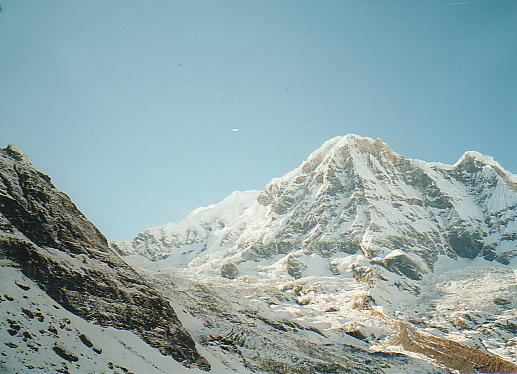
#> input picture AR/input_images/everest1.jpg, 517 x 374 px, found by its file name
$ python Test.py
#> lines starting #> are read from the running program, lines starting #| are printed output that depends on the picture
import cv2
import numpy as np

def cv_show(name,image):
    cv2.imshow(name,image)
    cv2.waitKey(0)
    cv2.destroyAllWindows

def detectAndDescribe(image):
        # 将彩色图片转换成灰度图
        gray = cv2.cvtColor(image, cv2.COLOR_BGR2GRAY)

        # 建立SIFT生成器
        descriptor = cv2.xfeatures2d.SIFT_create()
        # 检测SIFT特征点，并计算描述子
        (kps, features) = descriptor.detectAndCompute(image, None)

        # 将结果转换成NumPy数组
        kps = np.float32([kp.pt for kp in kps])

        # 返回特征点集，及对应的描述特征
        return (kps, features)

def matchKeypoints(kpsA, kpsB, featuresA, featuresB, ratio=0.75, reprojThresh=4.0):
        # 建立暴力匹配器
        matcher = cv2.BFMatcher()

        # 使用KNN检测来自A、B图的SIFT特征匹配对，K=2
        rawMatches = matcher.knnMatch(featuresA, featuresB, 2)

        matches = []
        for m in rawMatches:
            # 当最近距离跟次近距离的比值小于ratio值时，保留此匹配对
            if len(m) == 2 and m[0].distance < m[1].distance * ratio:
            # 存储两个点在featuresA, featuresB中的索引值
                matches.append((m[0].trainIdx, m[0].queryIdx))

        # 当筛选后的匹配对大于4时，计算视角变换矩阵
        if len(matches) > 4:
            # 获取匹配对的点坐标
            ptsA = np.float32([kpsA[i] for (_, i) in matches])
            ptsB = np.float32([kpsB[i] for (i, _) in matches])

            # 计算视角变换矩阵
            (H, status) = cv2.findHomography(ptsA, ptsB, cv2.RANSAC, reprojThresh)

            # 返回结果
            return (matches, H, status)

        # 如果匹配对小于4时，返回None
        return None

def drawMatches(imageA, imageB, kpsA, kpsB, matches, status):
        # 初始化可视化图片，将A、B图左右连接到一起
        (hA, wA) = imageA.shape[:2]
        (hB, wB) = imageB.shape[:2]
        vis = np.zeros((max(hA, hB), wA + wB, 3), dtype="uint8")
        vis[0:hA, 0:wA] = imageA
        vis[0:hB, wA:] = imageB

        # 联合遍历，画出匹配对
        for ((trainIdx, queryIdx), s) in zip(matches, status):
            # 当点对匹配成功时，画到可视化图上
            if s == 1:
                # 画出匹配对
                ptA = (int(kpsA[queryIdx][0]), int(kpsA[queryIdx][1]))
                ptB = (int(kpsB[trainIdx][0]) + wA, int(kpsB[trainIdx][1]))
                cv2.line(vis, ptA, ptB, (0, 255, 0), 1)

        # 返回可视化结果
        return vis
def stitch(imageA,imageB, ratio=0.75, reprojThresh=4.0,showMatches=True):
        #获取输入图片
        # (imageB, imageA) = images
        #检测A、B图片的SIFT关键特征点，并计算特征描述子
        (kpsA, featuresA) = detectAndDescribe(imageA)
        (kpsB, featuresB) = detectAndDescribe(imageB)

        # 匹配两张图片的所有特征点，返回匹配结果
        M = matchKeypoints(kpsA, kpsB, featuresA, featuresB, ratio, reprojThresh)

        # 如果返回结果为空，没有匹配成功的特征点，退出算法
        if M is None:
            return None

        # 否则，提取匹配结果
        # H是3x3视角变换矩阵
        (matches, H, status) = M
        # 将图片A进行视角变换，result是变换后图片
        result = cv2.warpPerspective(imageA, H, (imageA.shape[1] + imageB.shape[1], imageA.shape[0]))
        cv_show('result', result)
        # 将图片B传入result图片最左端
        result[0:imageB.shape[0], 0:imageB.shape[1]] = imageB
        cv_show('result', result)
        # 检测是否需要显示图片匹配
        if showMatches:
            # 生成匹配图片
            vis = drawMatches(imageA, imageB, kpsA, kpsB, matches, status)
            # 返回结果
            return (result, vis)

        # 返回匹配结果
        return result
if __name__ == '__main__':
     imageA=cv2.imread(r"C:\Users\rolfh\OneDrive\Desktop\GeoTech\CSC6476_CV\Assignment_3\cs6476_CV_A3\input_images\everest1.jpg")
#> imageA is the input picture: shape (374, 517, 3); mean B, G, R 169.1, 166.7, 143.4
     imageB=cv2.imread(r"C:\Users\rolfh\OneDrive\Desktop\GeoTech\CSC6476_CV\Assignment_3\cs6476_CV_A3\input_images\everest2.jpg")
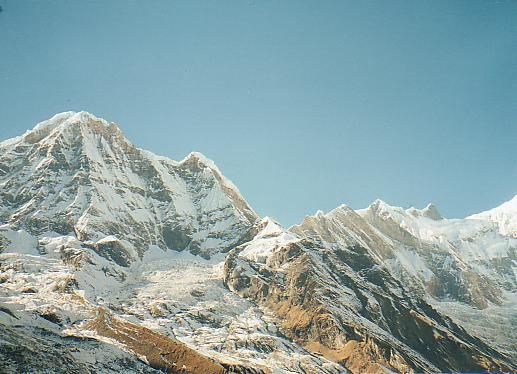
#> input picture AR/input_images/everest2.jpg, 517 x 374 px, found by its file name
#> imageB is the input picture: shape (374, 517, 3); mean B, G, R 165, 163.3, 138.9
    #  (kA,fA)=detectAndDescribe(imageA)
    #  (kB,fB)=detectAndDescribe(imageB)
    #  (match,H,status)=matchKeypoints(kA,kB,fA,fB)
    #  drawMatches(imageA,imageB,kA,kB,match,status)
     stitch(imageB,imageA)
#> in detectAndDescribe, `gray = cv2.cvtColor(image, cv2.COLOR_BGR2GRAY)`:
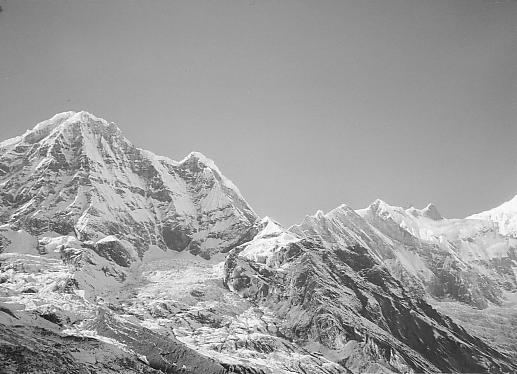
#> gray: shape (374, 517); min 2, max 255, mean 156.2
#> in detectAndDescribe, `(kps, features) = descriptor.detectAndCompute(image, None)`: kps = 1079 keypoints; strongest (x, y, size): (258, 329, 2), (234, 366, 2), (412, 311, 2.1), (30, 291, 3.9)
#> in detectAndDescribe, `kps = np.float32([kp.pt for kp in kps])`: kps = 1079 pairs, first value 2.53 to 514, second value 119.6 to 370.9
#> in stitch, `(kpsA, featuresA) = detectAndDescribe(imageA)`: kpsA has the same summary as kps in detectAndDescribe
#> in detectAndDescribe (call 2), `gray = cv2.cvtColor(image, cv2.COLOR_BGR2GRAY)`:
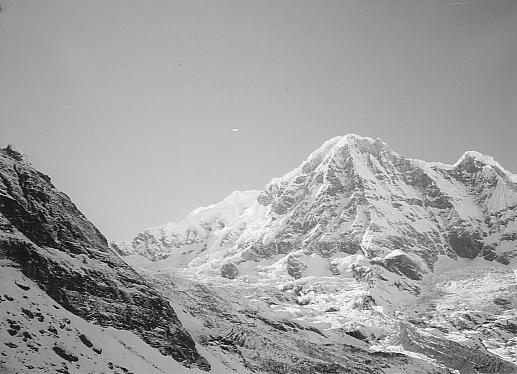
#> gray: shape (374, 517); min 0, max 255, mean 160
#> in detectAndDescribe (call 2), `(kps, features) = descriptor.detectAndCompute(image, None)`: kps = 1032 keypoints; strongest (x, y, size): (68, 322, 2.1), (11, 299, 2.4), (367, 341, 2), (223, 347, 2)
#> in detectAndDescribe (call 2), `kps = np.float32([kp.pt for kp in kps])`: kps = 1032 pairs, first value 3.33 to 513.6, second value 136.5 to 371.2
#> in stitch, `(kpsB, featuresB) = detectAndDescribe(imageB)`: kpsB has the same summary as kps in detectAndDescribe
#> in matchKeypoints, `rawMatches = matcher.knnMatch(featuresA, featuresB, 2)`: rawMatches = 1079 matches
#> after the loop in matchKeypoints, `for m in rawMatches:`: matches = 249 pairs, first value 474 to 1029, second value 6 to 690
#> in matchKeypoints, `ptsA = np.float32([kpsA[i] for (_, i) in matches])`: ptsA = 249 pairs, first value 4.46 to 272.5, second value 124.9 to 346.8
#> in matchKeypoints, `ptsB = np.float32([kpsB[i] for (i, _) in matches])`: ptsB = 249 pairs, first value 289.4 to 512.4, second value 145.3 to 359.4
#> in matchKeypoints, `(H, status) = cv2.findHomography(ptsA, ptsB, cv2.RANSAC, reprojThresh)`: H = [[0.591, 0.134, 258.4], [-0.283, 0.863, 51.68], [-0.000734, -9.97e-05, 1]]; status = 249 values, max 1 at index 0, min 0 at index 246, mean 0.992
#> in stitch, `result = cv2.warpPerspective(imageA, H, (imageA.shape[1] + imageB.shap..`:
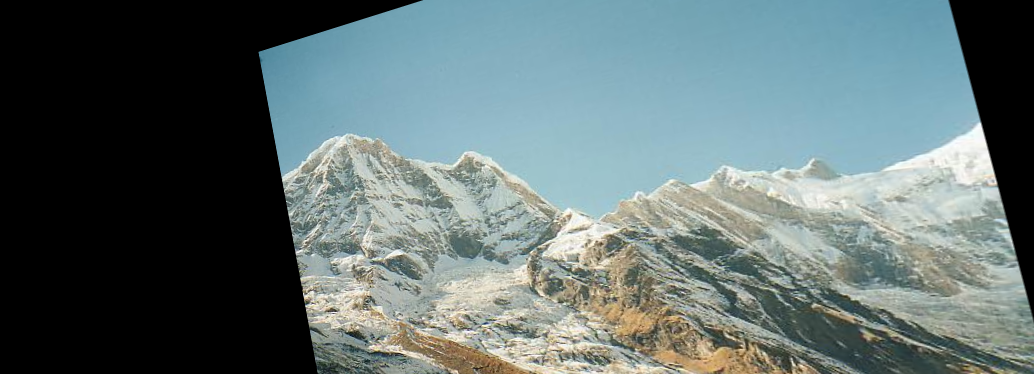
#> result: shape (374, 1034, 3); mean B, G, R 112.8, 112.5, 97.3
#> in stitch, `result[0:imageB.shape[0], 0:imageB.shape[1]] = imageB`:
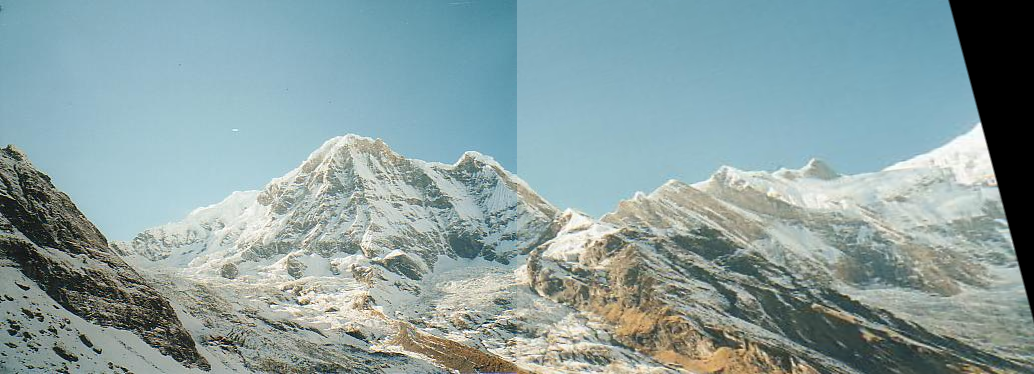
#> result: shape (374, 1034, 3); mean B, G, R 161.3, 160, 137.8
#> in drawMatches, `vis[0:hB, wA:] = imageB`:
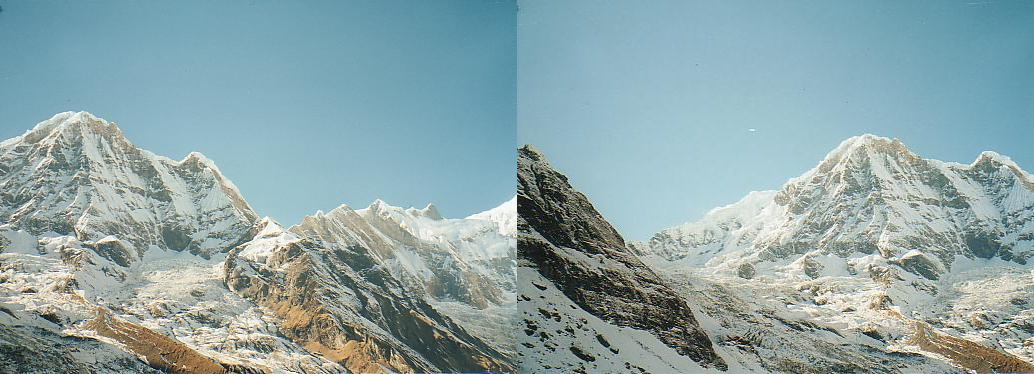
#> vis: shape (374, 1034, 3); mean B, G, R 167.1, 165, 141.2
#> the loop in drawMatches, `for ((trainIdx, queryIdx), s) in zip(matches, status):` made 249 passes
#> (trainIdx, queryIdx, ptA, ptB) on passes 1 to 12: (484, 6, (4, 207), (812, 235)), (531, 8, (4, 284), (825, 305)), (474, 10, (5, 163), (806, 195)), (559, 14, (7, 323), (835, 342)), (546, 15, (7, 294), (829, 314)), (479, 17, (8, 160), (809, 192)), (563, 21, (10, 313), (835, 332)), (542, 22, (11, 270), (829, 292)), (548, 23, (11, 286), (831, 306)), (550, 24, (11, 286), (832, 306)), (510, 32, (14, 195), (819, 223)), (516, 34, (15, 206), (821, 232))
#> (ptA, ptB) on passes 61 to 66: ((56, 147), (847, 172)), ((56, 215), (859, 235)), ((57, 201), (856, 222)), ((59, 341), (886, 357)), ((60, 325), (883, 341)), ((60, 325), (883, 341))
#> after the loop in drawMatches, `for ((trainIdx, queryIdx), s) in zip(matches, status):`:
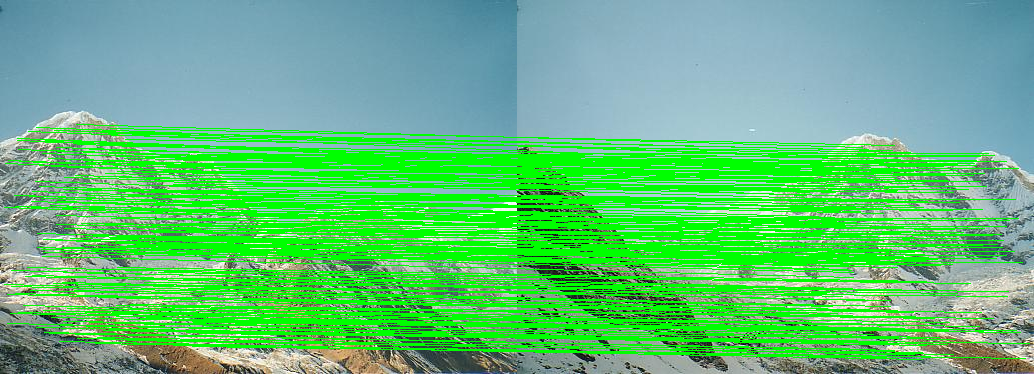
#> vis: shape (374, 1034, 3); mean B, G, R 119.7, 191.2, 96.5
